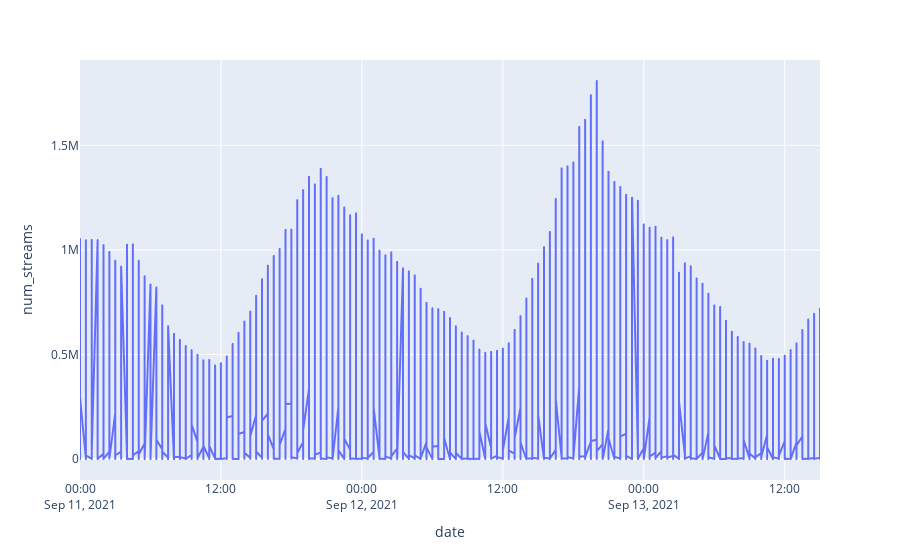

Here is the notebook cell this chart was saved with:
### Code cell
import plotly.express as px

fig = px.line(df, x="date", y="num_streams", color="language")
fig.show()

### Figure 1 — Plotly figure (JSON) as saved in the notebook; plotly's stock layout.template omitted (floating-point values rounded to 4 significant figures; data arrays with more than 128 entries replaced by an {"elided": "..."} marker saying what was removed)
{"data": [{"hovertemplate": "date=%{x}<br>num_streams=%{y}<extra></extra>", "legendgroup": "", "line": {"color": "#636efa", "dash": "solid"}, "marker": {"symbol": "circle"}, "mode": "lines", "name": "", "showlegend": false, "type": "scattergl", "x": {"elided": "2784 str values"}, "xaxis": "x", "y": {"elided": "2784 int values"}, "yaxis": "y"}], "layout": {"autosize": true, "legend": {"tracegroupgap": 0}, "margin": {"t": 60}, "xaxis": {"anchor": "y", "autorange": true, "domain": [0, 1], "range": ["2021-09-11", "2021-09-13 15:00"], "title": {"text": "date"}, "type": "date"}, "yaxis": {"anchor": "x", "autorange": true, "domain": [0, 1], "range": [-100277, 1908623], "title": {"text": "num_streams"}, "type": "linear"}}}
